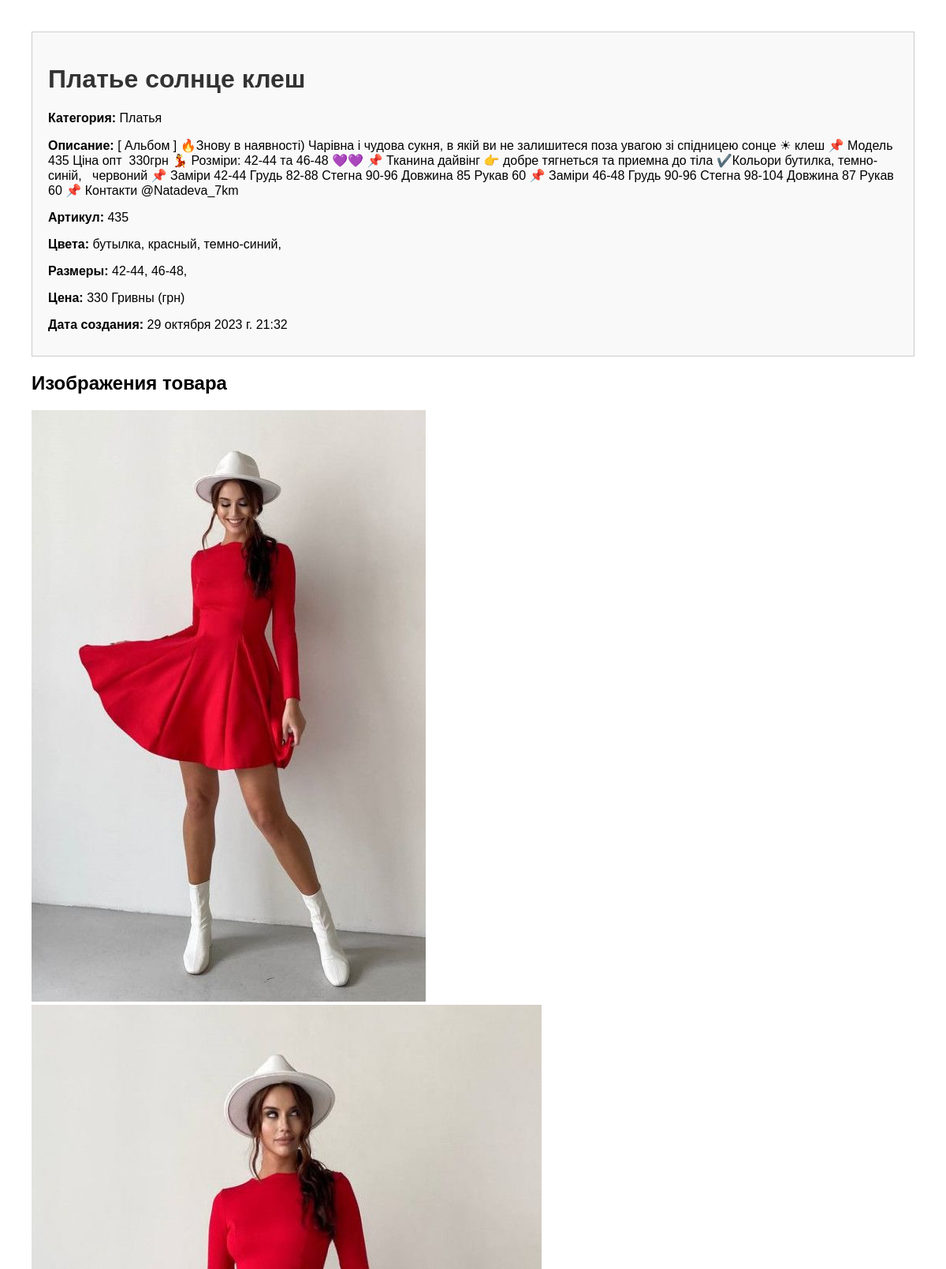
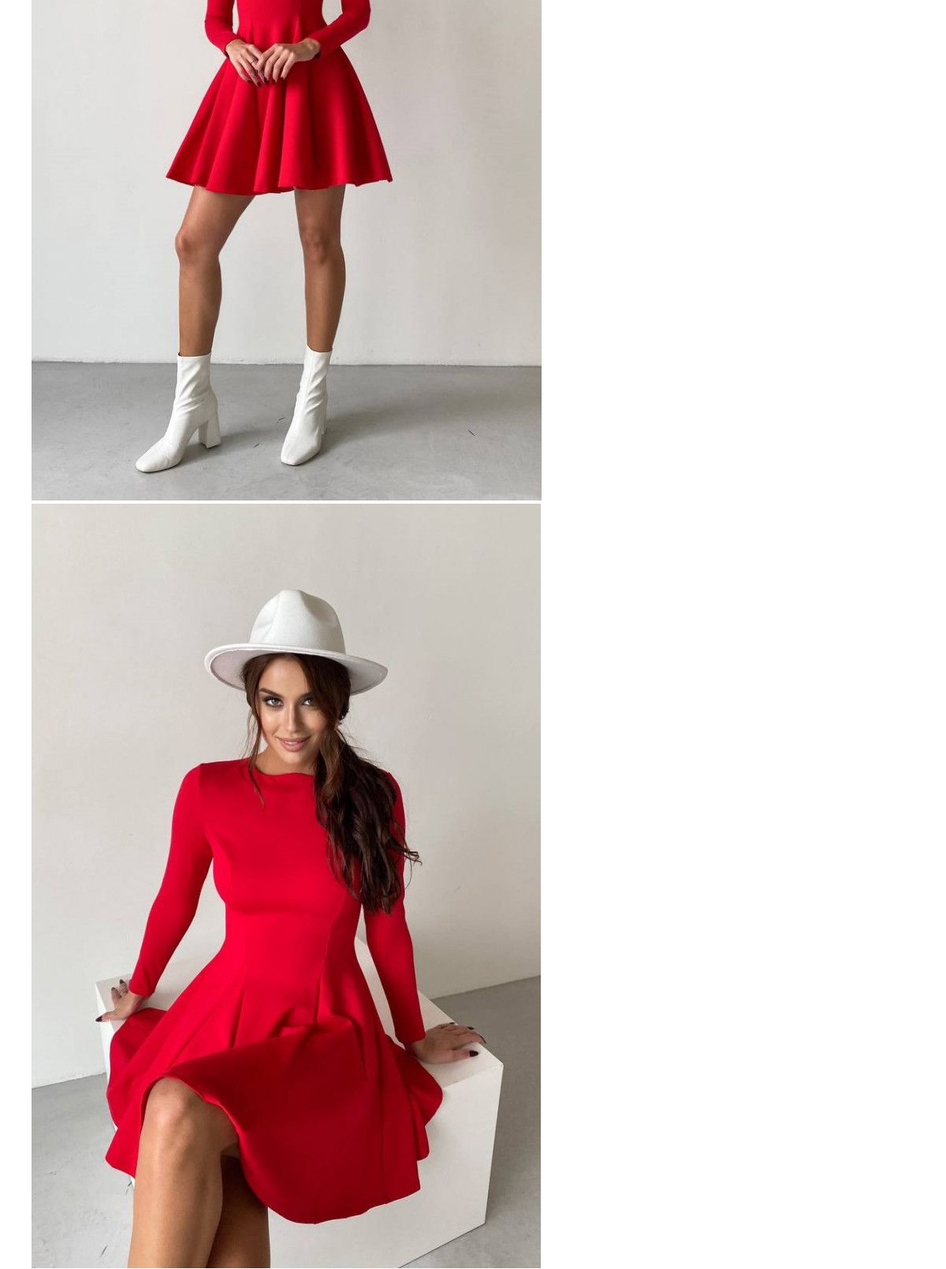
Page /products/platia/plate-solntse-klesh-435/ (upper part) on the committed database (2 pictures, top to bottom).
### catalog/models.py (models this page shows, shortened)
class Product(models.Model):
    title = models.CharField(max_length=200, verbose_name='Наименование')
    category = models.ForeignKey('Category', on_delete=models.CASCADE, verbose_name='Категория')
    description = models.TextField(verbose_name='Описание')
    sku = models.CharField(max_length=50, unique=True, verbose_name='Артикул')
    colors = models.ManyToManyField('Color', blank=True, verbose_name='Цвета')
    sizes = models.ManyToManyField('Size', blank=True, verbose_name='Размеры')
    price = models.DecimalField(max_digits=4, decimal_places=0, default=0, verbose_name='Цена')
    CURRENCY_CHOICES = (
        ('UAH', 'Гривны (грн)'),
        ('USD', 'Доллары (USD)'),
        ('EUR', 'Евро (EUR)'),
    )
    currency = models.CharField(max_length=3, choices=CURRENCY_CHOICES, default='UAH', verbose_name='Валюта')
    slug = models.SlugField(max_length=200, unique=True, blank=True, verbose_name='Слаг')
    created_at = models.DateTimeField(auto_now_add=True, verbose_name='Дата создания')
    updated_at = models.DateTimeField(auto_now=True, verbose_name='Дата обновления')
    is_active = models.BooleanField(default=True, verbose_name='Включен')
    def get_total_stock(self):
        total_stock = 0
        for modification in self.modifications.all():
            total_stock += modification.stock
        return total_stock
    get_total_stock.short_description = 'Общие остатки'
    def get_colors(self):
        return ", ".join([color.name for color in self.colors.all()])
    get_colors.short_description = 'Цвета товара'
    def get_sizes(self):
        return ", ".join([size.name for size in self.sizes.all()])
    get_sizes.short_description = 'Размеры товара'
    def thumbnail_image(self):
        images = Image.objects.filter(modification__product=self)
        if images:
            return format_html('<img src="{}"/>', images[0].thumbnail.url)
        return format_html('<p>No Image</p>')
    thumbnail_image.short_description = 'Миниатюра изображения'
    class Meta:
        verbose_name = 'Товар'
        verbose_name_plural = 'Товары'

class Category(models.Model):
    name = models.CharField(max_length=200, verbose_name='Наименование категории')
    slug = models.SlugField(max_length=200, unique=True, blank=True, verbose_name='Слаг')
    created_at = models.DateTimeField(auto_now_add=True, verbose_name='Дата создания')
    def __str__(self):
        return self.name
    class Meta:
        verbose_name = 'Категория товара'
        verbose_name_plural = 'Категории товара'
        ordering = ('name',)
        get_latest_by = 'created_at'

class Color(models.Model):
    name = models.CharField(max_length=50, unique=True)
    class Meta:
        verbose_name = 'Цвет'
        verbose_name_plural = 'Цвета'
        ordering = ['name']

class Size(models.Model):
    name = models.CharField(max_length=10, unique=True)
    class Meta:
        verbose_name = 'Размер'
        verbose_name_plural = 'Размеры'
        ordering = ['name']

class Image(models.Model):
    modification = models.ForeignKey('ProductModification', on_delete=models.CASCADE,
                                     verbose_name='Модификация товара', related_name='images')
    image = models.ImageField(upload_to='images/', verbose_name='Оригинальное изображение')
    thumbnail = ImageSpecField(
        source='image',
        processors=[ResizeToFit(100, 100)],
        format='JPEG',
        options={'quality': 60},
    )
    large_image = ImageSpecField(
        source='image',
        processors=[ResizeToFit(800, 800)],
        format='JPEG',
        options={'quality': 90}
    )
    def thumbnail_image(self):
        return format_html('<img src="{}"/>', self.thumbnail.url)
    thumbnail_image.allow_tags = True
    thumbnail_image.short_description = 'Миниатюра изображения'
    class Meta:
        verbose_name = 'Изображение товара'
        verbose_name_plural = 'Изображения товара'

### catalog/views.py (the view)
# urls.py: path('products/<slug:category_slug>/<slug:product_slug>/', views.product_detail, name='product_detail'),
def product_detail(request, category_slug, product_slug):
    category = Category.objects.get(slug=category_slug)
    product = Product.objects.get(slug=product_slug, category=category)
    images = Image.objects.filter(modification__product=product)  # Получите изображения товара
    return render(request, 'product_detail.html', {'product': product, 'images': images})

### catalog/templates/product_detail.html (shortened to what this page needs)
<!DOCTYPE html>
<html>
<head>
</head>
<body>
    <div class="product-details">
        <h1>{{ product.title }}</h1>
        <p><strong>Категория:</strong> {{ product.category }}</p>
        <p><strong>Описание:</strong> {{ product.description }}</p>
        <p><strong>Артикул:</strong> {{ product.sku }}</p>
        <p><strong>Цвета:</strong>
            {% for color in product.colors.all %}
                {{ color.name }},
            {% empty %}
                Нет данных
            {% endfor %}
        </p>
        <p><strong>Размеры:</strong>
            {% for size in product.sizes.all %}
                {{ size.name }},
            {% empty %}
                Нет данных
            {% endfor %}
        </p>
        <p><strong>Цена:</strong> {{ product.price }} {{ product.get_currency_display }}</p>
        <p><strong>Дата создания:</strong> {{ product.created_at }}</p>
    </div>
    <div class="product-image">
        <h2>Изображения товара</h2>
        {% for image in images %}
            <img src="{{ image.large_image.url }}" alt="{{ product.title }}">
        {% empty %}
            <p>Нет изображений</p>
        {% endfor %}
    </div>
</body>
</html>

### catalog/templates/product_detail.html (style rules this page uses)
body { font-family: Arial, sans-serif; margin: 20px; padding: 20px; }
h1 { color: #333; }
p { margin-bottom: 10px; }
.product-details { border: 1px solid #ccc; padding: 20px; background-color: #f9f9f9; }
.product-image { max-width: 400px; }

### rows in the picture
Product: title "Платье солнце клеш", category "Платья", description "[ Альбом ] 🔥Знову в наявності) Чарівна і чудова сукня, в якій ви не залишитеся поза увагою зі спідницею сонце ☀ клеш 📌 Модель 435 Ціна опт 330грн 💃 Розміри: 42-44 та 46-48 💜💜 📌 Тканина дайвінг 👉 добре тягнеться та приемна до тiла ✔️Кольори бутилка, темно-синій, червоний 📌 Замiри 42-44 Грудь 82-88 Стегна 90-96 Довжина 85 Рукав 60 📌 Замiри 46-48 Грудь 90-96 Стегна 98-104 Довжина 87 Рукав 60 📌 Контакти @Natadeva_7km", sku "435", price "330", currency "Гривны (грн)", created_at "29 октября 2023 г. 21:32"
Color: name "бутылка"
Color: name "красный"
Color: name "темно-синий"
Size: name "42-44"
Size: name "46-48"
Image: large_image (picture)
Image: large_image (picture)
Image: large_image (picture)
